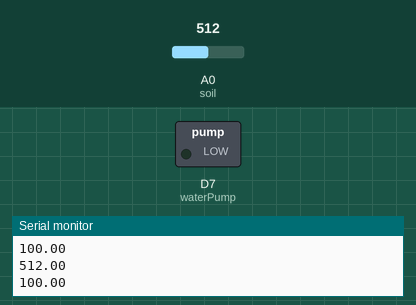
Recording of a sketch running on a simulated ESP8266 (Wemos D1 mini). Shown: switched loads named in the sketch (green lamp = pin HIGH), the last lines printed to the serial monitor. Inputs (shaded band) come from the test bench; at power-on: A0 (soil) = 512.

Above: at 3.1 s.
3.2 s: A0 (soil) set to 910
6.1 s: A0 (soil) set to 943
At 8.8 s:
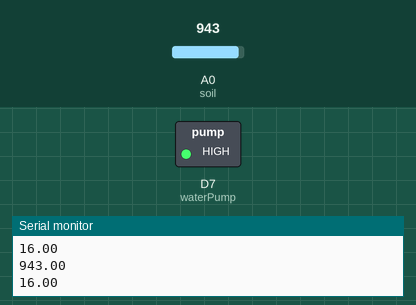
9.4 s: A0 (soil) set to 624
12.1 s: A0 (soil) set to 598
At 14.8 s:
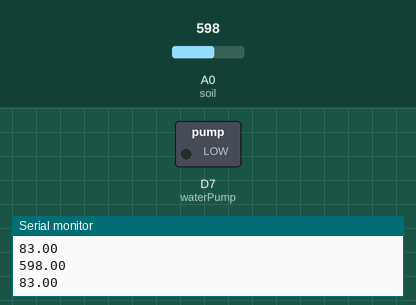
15.4 s: A0 (soil) set to 1023
At 18.4 s:
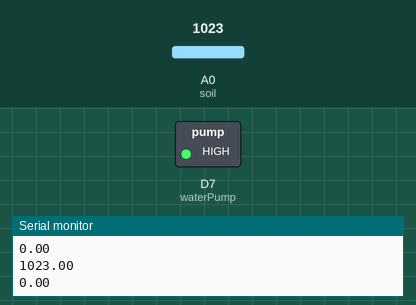
Timing chart, 0 to 19.4 s (numbered marks = the images above; inputs shaded):
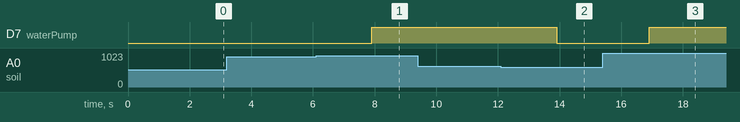

The sketch:

soilmoisture_blynk.ino
```cpp
// Fill-in information from your Blynk Template here
#define BLYNK_TEMPLATE_ID           "TMPLsB3zpkOF"
#define BLYNK_DEVICE_NAME           "Soil Moisture Monitoring"
#define BLYNK_AUTH_TOKEN "kRBlEXvtgRB-IFeSZ2piBsdpTvgM_no_"
#define BLYNK_FIRMWARE_VERSION        "0.1.0"

#define BLYNK_PRINT Serial
//#define BLYNK_DEBUG

#define APP_DEBUG

// Uncomment your board, or configure a custom board in Settings.h
//#define USE_SPARKFUN_BLYNK_BOARD
#define USE_NODE_MCU_BOARD
//#define USE_WITTY_CLOUD_BOARD
//#define USE_WEMOS_D1_MINI

#include "BlynkEdgent.h"

#define soil A0
#define waterPump D7
WidgetLED pump(V1);

float soilLevel, soilR;
WidgetLCD vLcd(V2);
void sendSensor()
{
  readSoil();
  if(soilLevel>=80)
  {
    digitalWrite(waterPump, LOW);
    vLcd.print(0,0,"Water Pump OFF");
    pump.off();
  }

 if(soilLevel<20)
  {
    digitalWrite(waterPump, HIGH);
    vLcd.print(0,0, "Water Pump ON ");
    pump.on();
  }
}
void readSoil()
{
  soilR=analogRead(soil);
  Serial.println(soilR);
  soilLevel=map(soilR, 0, 1024, 200,0); // adjust soil level here
  Serial.println(soilLevel);
  Blynk.virtualWrite(V0, soilLevel);
  delay(1000);
}

void setup()
{
  Serial.begin(115200);
  pinMode(waterPump, OUTPUT);
  digitalWrite(waterPump, LOW);

  delay(100);

  BlynkEdgent.begin();
}

void loop() {
  BlynkEdgent.run();
  sendSensor();
}
```

Measured:
- the behaviour switches between 924 and 925 on A0 (soil) (found by bisection; images 0 and 1)
- the behaviour switches between 617 and 616 on A0 (soil) (found by bisection; images 1 and 2)
- after the input at 6.1 s, D7 (waterPump): LOW → HIGH after 1.8 s
- after the input at 12.1 s, D7 (waterPump): HIGH → LOW after 1.8 s
- after the input at 15.4 s, D7 (waterPump): LOW → HIGH after 1.5 s
